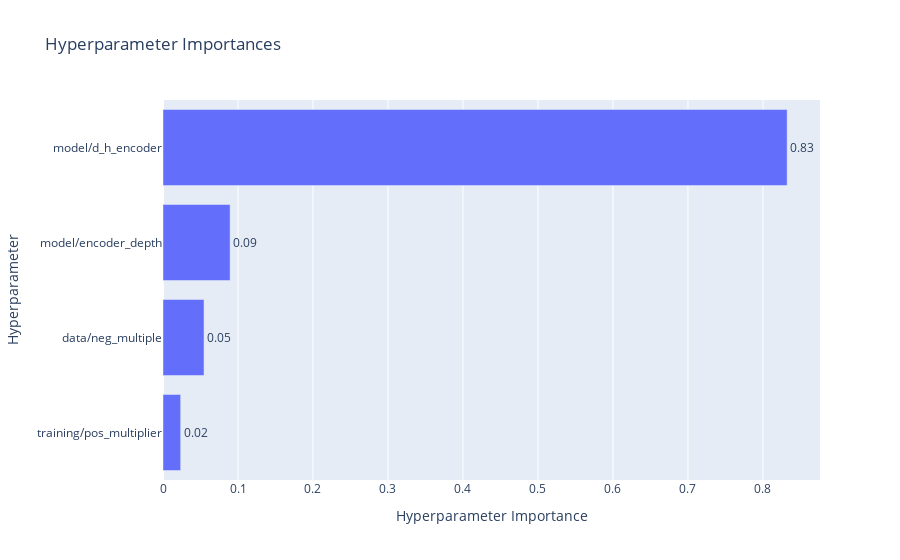

Write notebook code for a chart like this one.
### Code cell
fig = plot_param_importances(study)
fig.show()

### Figure 1 — Plotly figure (JSON) as saved in the notebook; plotly's stock layout.template omitted (floating-point values rounded to 4 significant figures)
{"data": [{"cliponaxis": false, "hovertemplate": ["training/pos_multiplier (IntDistribution): 0.023539282459170193<extra></extra>", "data/neg_multiple (IntDistribution): 0.05472913384920892<extra></extra>", "model/encoder_depth (IntDistribution): 0.08948225235205362<extra></extra>", "model/d_h_encoder (IntDistribution): 0.8322493313395672<extra></extra>"], "name": "Objective Value", "orientation": "h", "text": ["0.02", "0.05", "0.09", "0.83"], "textposition": "outside", "type": "bar", "x": [0.02354, 0.05473, 0.08948, 0.8322], "y": ["training/pos_multiplier", "data/neg_multiple", "model/encoder_depth", "model/d_h_encoder"]}], "layout": {"title": {"text": "Hyperparameter Importances"}, "xaxis": {"title": {"text": "Hyperparameter Importance"}}, "yaxis": {"title": {"text": "Hyperparameter"}}}}
